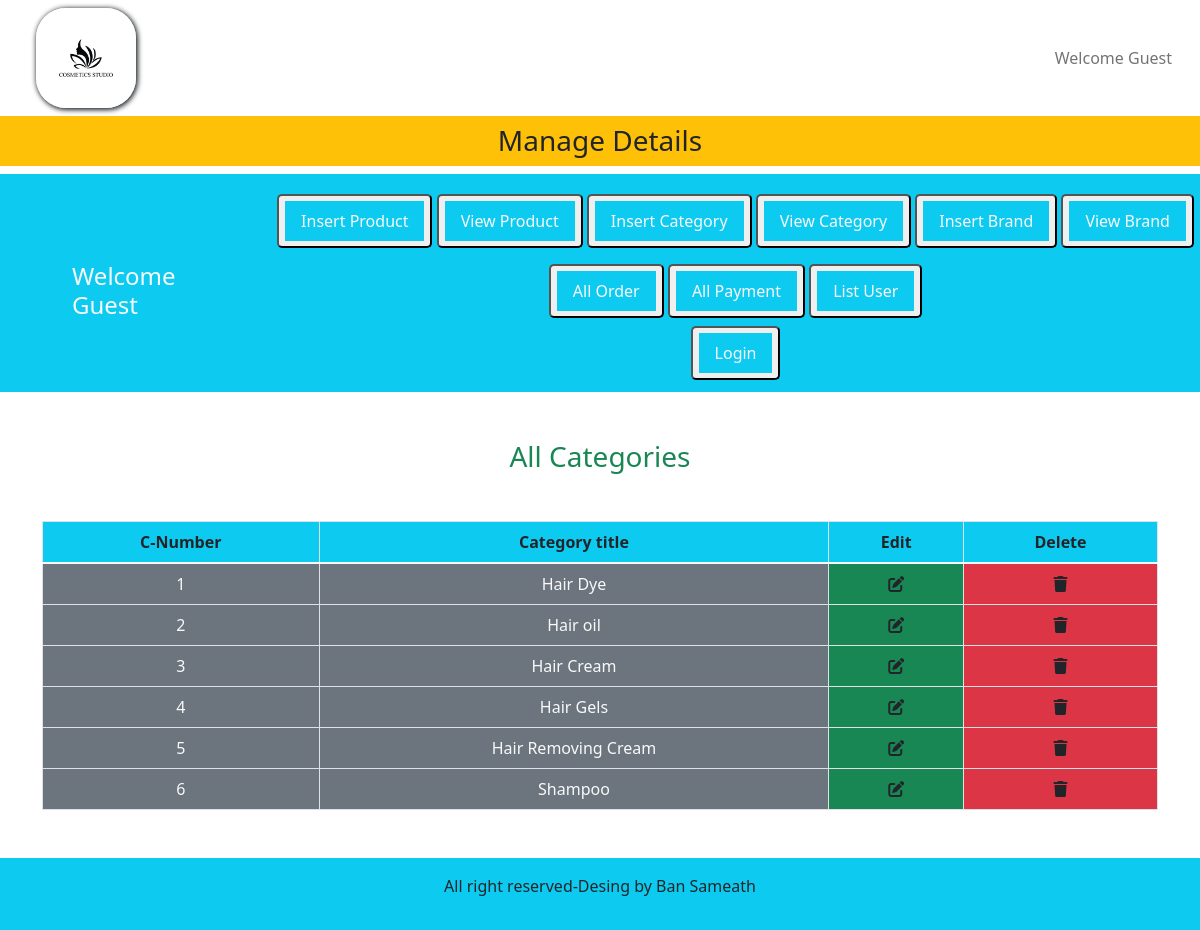
The page /admin_area/index.php?view_categories on the database its author committed.
### tables this page shows
CREATE TABLE `categories` (
  `category_id` int(11) NOT NULL,
  `category_title` varchar(100) NOT NULL
);

### admin_area/view_categories.php (the view, shortened to what this page needs)
<h3 class="text-center text-success">All Categories</h3>
<table class="table table-bordered mt-5">
    <thead class="bg-info">
        <tr class="text-center">
            <th>C-Number</th>
            <th>Category title</th>
            <th>Edit</th>
            <th>Delete</th>
        </tr>
    </thead>
    <tbody class="bg-secondary text-light">
        <?php
            $select_cat="Select * from `categories`";
            $result=mysqli_query($con,$select_cat);
            $number=0;
            while($row=mysqli_fetch_assoc($result)){
                $category_id=$row['category_id'];
                $category_title=$row['category_title'];
                $number++;
        ?>
        <tr class="text-center">
            <td> <?php echo $number ?>  </td>
            <td> <?php echo $category_title ?></td>
            <td class="bg-success"><a href='index.php?edit_category=<?php echo $category_id ?>' class='text-dark'><i class='fa-solid fa-pen-to-square'></i></a></td>
            <td class="bg-danger"><a href='index.php?delete_category=<?php echo $category_id ?>' class='text-dark' type="button" data-toggle="modal" data-target="#exampleModal"><i class='fa-solid fa-trash'></i></a></td>
        </tr>
        <?php
            }
        ?>
    </tbody>
</table>

### rows shown on the page
categories: category_title "Hair Dye"
categories: category_title "Hair oil"
categories: category_title "Hair Cream"
categories: category_title "Hair Gels"
categories: category_title "Hair Removing Cream"
categories: category_title "Shampoo"
